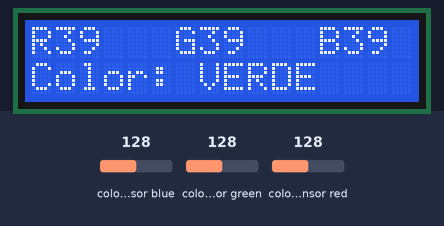
Simulated run of this sketch. Board: Arduino Uno, built with avr-gcc and run on an emulated ATmega328P. Parts: 16×2 character LCD. Wiring (inferred from the names in the program): TCS3200 colour sensor: output pin 8; S2 pin 11; S3 pin 12; S0 pin 9; S1 pin 10. The test bench sets the inputs (shaded band); at power-on: colour sensor green 128, colour sensor blue 128, colour sensor red 128. What the sketch prints to the serial monitor is not drawn.

Above: at 3.2 s.
3.3 s: colour sensor green set to 64
At 4.7 s:
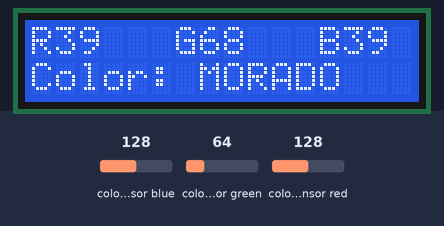
6.3 s: colour sensor blue set to 5
At 8.0 s:
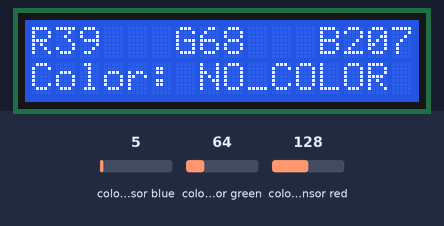
8.8 s: colour sensor blue set to 64
At 10.3 s:
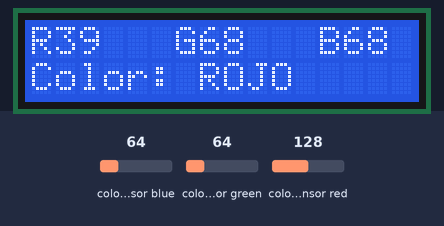
11.0 s: colour sensor red set to 5
At 12.5 s:
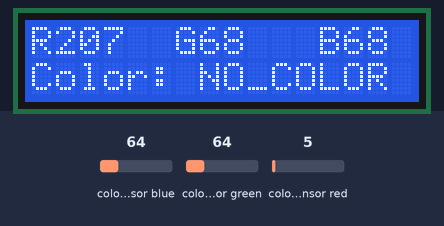
13.1 s: colour sensor green set to 5
At 14.6 s:
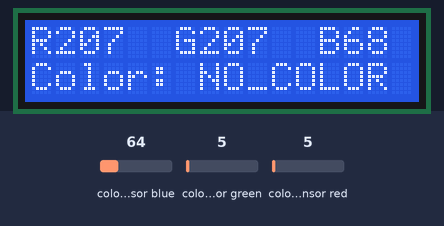
15.3 s: colour sensor red set to 64
At 17.3 s:
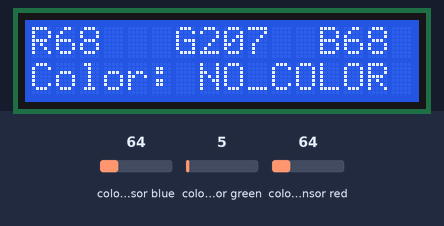
Timing chart, 0 to 18.4 s (numbered marks = the images above; inputs shaded):
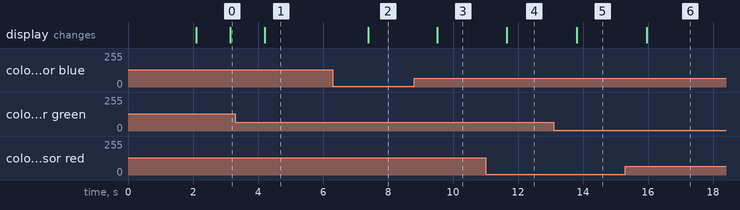

Measured:
- after the input at 3.3 s, the display: changes after 0.90 s (image 1)
- after the input at 6.3 s, the display: changes after 1.1 s (image 2)
- after the input at 8.8 s, the display: changes after 0.71 s (image 3)
- after the input at 11.0 s, the display: changes after 0.66 s (image 4)
- after the input at 13.1 s, the display: changes after 0.71 s (image 5)
- after the input at 15.3 s, the display: changes after 0.67 s (image 6)

The sketch:

Lector_de_colores.ino
```cpp
#include <Wire.h>
#include <LiquidCrystal_I2C.h>

LiquidCrystal_I2C lcd(0x27, 16, 2); // Replace 0x27 with your LCD address

#define outPin 8
#define s0 9
#define s1 10
#define s2 11
#define s3 12

boolean DEBUG = true;

// Variables
int red, grn, blu;
String color = "";
long startTiming = 0;
long elapsedTime = 0;

void setup() {
  Serial.begin(9600);

  Wire.begin();  // Initialize the I2C communication
  lcd.init();    // Initialize the LCD
  lcd.backlight(); // Turn on the backlight

  pinMode(s0, OUTPUT);
  pinMode(s1, OUTPUT);
  pinMode(s2, OUTPUT);
  pinMode(s3, OUTPUT);
  pinMode(outPin, INPUT); //out from sensor becomes input to Arduino

  // Setting frequency scaling to 100%
  digitalWrite(s0, HIGH);
  digitalWrite(s1, HIGH);

  lcd.clear();
  lcd.setCursor(3, 0);
  lcd.print("DETECTOR DE ");
  lcd.setCursor(1, 1);
  lcd.print("COLORES");
  delay(2000);
  lcd.clear();
  startTiming = millis();
}

void loop() {
  getColor();

  if (DEBUG) printData();
  elapsedTime = millis() - startTiming;
  if (elapsedTime > 1000) {
    showDataLCD();
    startTiming = millis();
  }
}

/* read RGB components */
void readRGB() {
  red = 0, grn = 0, blu = 0;

  int n = 10;
  for (int i = 0; i < n; ++i) {
    // read red component
    digitalWrite(s2, LOW);
    digitalWrite(s3, LOW);
    red = red + pulseIn(outPin, LOW);

    // read green component
    digitalWrite(s2, HIGH);
    digitalWrite(s3, HIGH);
    grn = grn + pulseIn(outPin, LOW);

    // let's read blue component
    digitalWrite(s2, LOW);
    digitalWrite(s3, HIGH);
    blu = blu + pulseIn(outPin, LOW);
  }
  red = red / n;
  grn = grn / n;
  blu = blu / n;
}

/***************************************************
 * Showing captured data at Serial Monitor
 ****************************************************/
void printData(void) {
  Serial.print("red= ");
  Serial.print(red);
  Serial.print("   green= ");
  Serial.print(grn);
  Serial.print("   blue= ");
  Serial.print(blu);
  Serial.print(" - ");
  Serial.print(color);
  Serial.println(" detected!");
}

/***************************************************
 * Showing captured data on LCD
 ****************************************************/
void showDataLCD(void) {
  lcd.clear();
  lcd.setCursor(0, 0);
  lcd.print("R");
  lcd.print(red);
  lcd.setCursor(6, 0);
  lcd.print("G");
  lcd.print(grn);
  lcd.setCursor(12, 0);
  lcd.print("B");
  lcd.print(blu);

  lcd.setCursor(0, 1);
  lcd.print("Color: ");
  lcd.print(color);
}

void getColor() {
  readRGB();

  if (red > 15 && red < 30 && grn > 20 && grn < 30 && blu > 20 && blu < 30 )color = "BLANCO";  // Ajusta los valores límite del color negro
  else if (red > 19 && red < 40 && grn > 65 && grn < 90 && blu > 45 && blu < 75) color = "ROJO";  // Ajusta los valores límite del color rojo  // Ajusta los valores límite del color azul
  else if (red > 25 && red < 85 && grn > 25 && grn < 60 && blu  > 30 && blu < 70) color = "VERDE";
  else if (red > 15 && red <  25 && grn > 25 && grn < 39 && blu > 30 && blu < 65) color = "AMARILLO";
  else if (red > 35 && red < 50 && grn > 55 && grn < 75 && blu > 35 && blu < 50) color = "MORADO";
  else if (red > 70 && red <95 && grn > 45 && grn < 90 && blu >20 && blu < 60) color = "AZUL";  // Ajusta los valores límite del color azul
  else color = "NO_COLOR";
}
```
